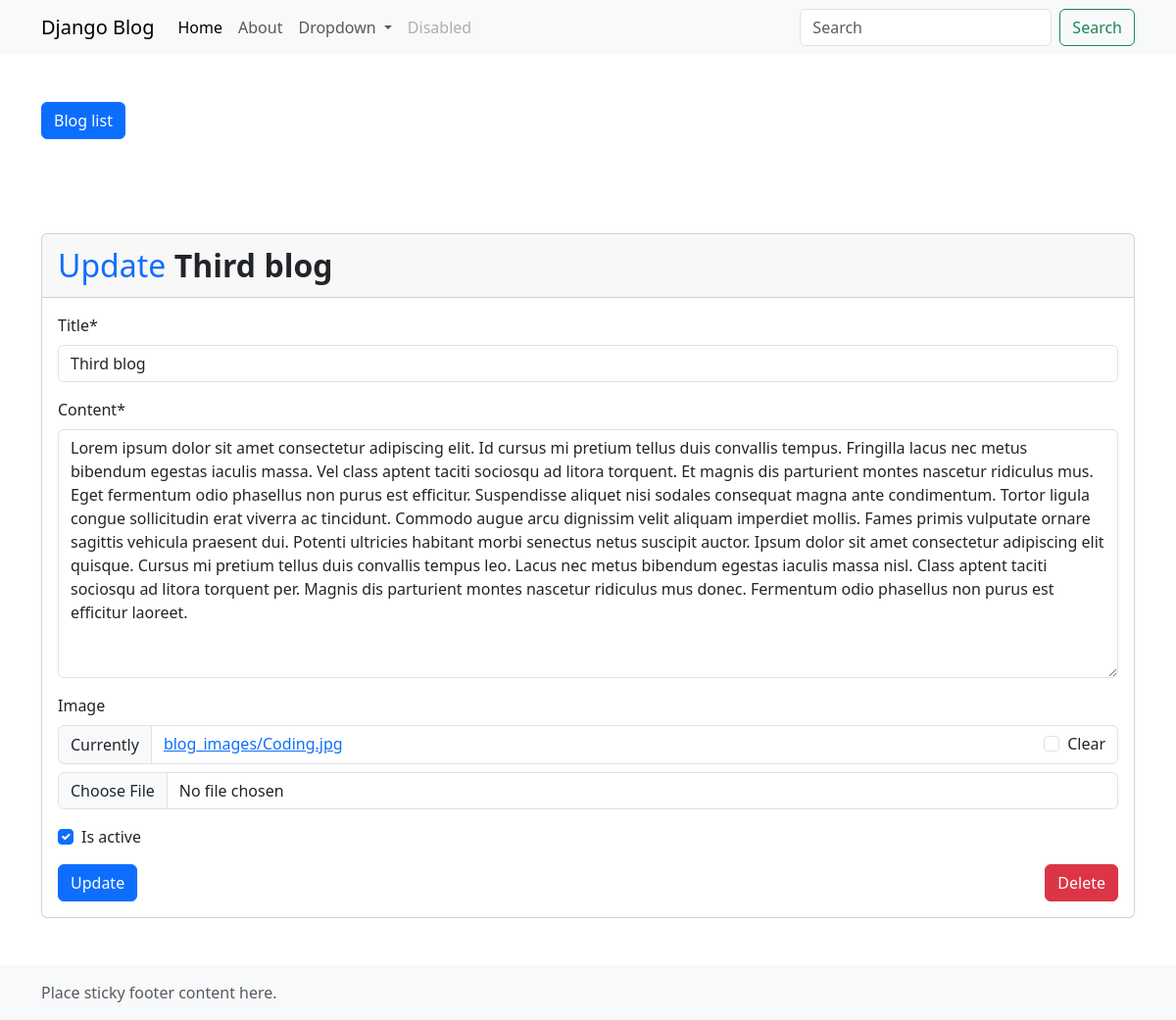
Screenshot of /4/update with the database file from the repository.
### blog/models.py (models this page shows, shortened)
class Blog(models.Model):
    title = models.CharField(max_length=200)
    content = models.TextField()
    image = models.ImageField(upload_to='blog_images/', blank=True, null=True)
    is_active = models.BooleanField(default=True)
    created_at = models.DateTimeField(auto_now_add=True)
    updated_at = models.DateTimeField(auto_now=True)

### blog/views.py (the view)
# urls.py: path('<int:blog_id>/update', blog_views.update, name='update'),
def update(request, blog_id):
    blog = get_object_or_404(Blog, id=blog_id)
    if request.method == 'POST':
        form = FormsBlog(request.POST, request.FILES, instance=blog)
        if form.is_valid():
            blog = form.save()
            messages.success(request, message=f"{blog.title} o'zgartirildi!")
            return redirect('home')
    else:
        form = FormsBlog(instance=blog)
    context = {
        "form": form,
        "blog": blog
    }
    return render(request, 'blog/update.html', context=context)

### blog/forms.py
class FormsBlog(forms.ModelForm):
    class Meta:
        model = Blog
        fields = ["title", "content", "image", "is_active"]

### templates/blog/update.html (shortened to what this page needs)
{% extends 'blog/base.html' %}
{% load crispy_forms_tags %}
{% block content %}
    <a href="{% url 'home' %}" class="btn btn-primary my-5">Blog list</a>
    <div class="card my-5">
        <div class="card-header fs-2">
            <span class="text-primary">Update</span> <span class="fw-bold">{{ blog.title }}</span>
        </div>
        <div class="card-body">
            <form method="POST" action="{% url 'update' blog.id %}" enctype="multipart/form-data">
                {{ form|crispy }}
                <button type="submit" class="btn btn-primary">Update</button>
                <button type="button" class="btn btn-danger float-end" data-bs-toggle="modal" data-bs-target="#deleteModal">
                    Delete
                </button>
            </form>
        </div>
    </div>
{% endblock %}

### rows the page displays
Blog: title "Third blog", content "Lorem ipsum dolor sit amet consectetur adipiscing elit. Id cursus mi pretium tellus duis convallis tempus. Fringilla lacus nec metus bibendum egestas iaculis massa. Vel class aptent taciti sociosqu ad litora torquent. Et magnis dis parturient montes nascetur ridiculus mus. Eget fermentum odio phasellus non purus est efficitur. Suspendisse aliquet nisi sodales consequat magna ante condimentum. Tortor ligula congue sollicitudin erat viverra ac tincidunt. Commodo augue arcu dignissim velit aliquam imperdiet mollis. Fames primis vulputate ornare sagittis vehicula praesent dui. Potenti ultricies habitant morbi senectus netus suscipit auctor. Ipsum dolor sit amet consectetur adipiscing elit…", is_active "☑"
